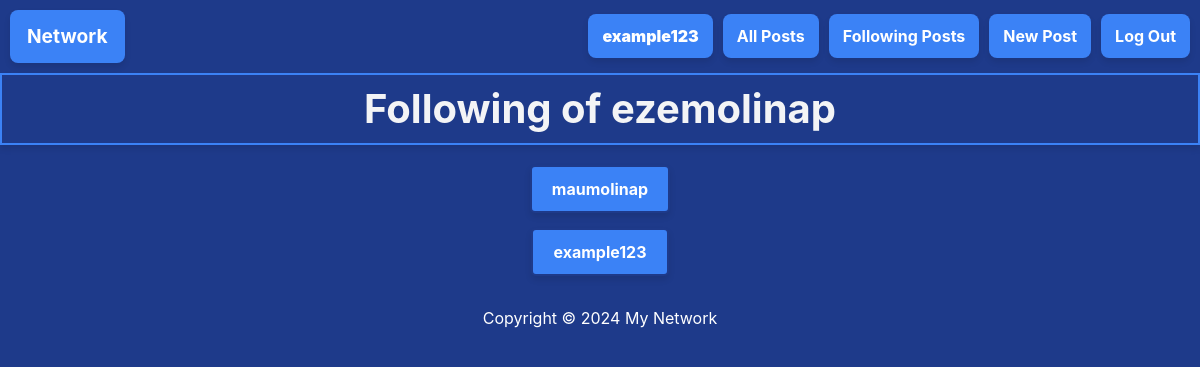
Screenshot of /profile_connections/3/?view=following (signed in) with the database file from the repository.
### network/models.py (models this page shows, shortened)
class User(AbstractUser):
    pass

class Profile(models.Model):
    user = models.OneToOneField(User, on_delete=models.CASCADE, related_name="profile")
    followers = models.ManyToManyField(User, related_name="following", blank=True)

### network/views.py (the view)
# urls.py: path("profile_connections/<int:profile_id>/", views.profile_connections, name="profile_connections"),
def profile_connections(request, profile_id):
    user = get_object_or_404(User, pk=profile_id)
    view_type = request.GET.get('view', 'followers')  # Valor por defecto: 'followers'
    if view_type == 'following':
        profiles = user.following.all()
        title = 'Following'
    else:
        profiles = user.profile.followers.all()
        title = 'Followers'
    return render(request, 'network/profile_connections.html', {
        "username": user,
        "profiles": profiles,
        "title": title,
        "view_type": view_type,
    })

### network/templates/network/profile_connections.html (shortened to what this page needs)
{% extends 'network/layout.html' %}
{% block body %}
    <h1 class="principal-title">{{ title }} of {{ username }}</h1>
    <ul class="profile-list">
        {% for user in profiles %}
            <li class="profile-item">
                {% if view_type == 'following' %}
                    <a href="{% url 'profile' user.user %}" class="profile-link principal-button">{{ user.user }}</a>
                {% else %}
                    <a href="{% url 'profile' user %}" class="profile-link principal-button">{{ user }}</a>
                {% endif %}
            </li>
        {% endfor %}
    </ul>
{% endblock %}

### network/templates/network/layout.html (shortened to what this page needs)
{% load static %}
<!DOCTYPE html>
<html lang="en">
    <head>
        <link rel="stylesheet" href="https://stackpath.bootstrapcdn.com/bootstrap/4.4.1/css/bootstrap.min.css">
        <link href="{% static 'network/styles.css' %}" rel="stylesheet">
    </head>
    <body>
        <nav class="layout-buttons">
            <a class="principal-button" href="{% url 'index' %}">Network</a>
            <div>
              <ul class="ul-button">
                {% if user.is_authenticated %}
                    <li class="layout-item-button">
                        <a class="nav-link" href="{% url 'profile' user.username %}" id="profile"><strong>{{ user.username }}</strong></a>
                    </li>
                {% endif %}
                <li class="layout-item-button">
                  <a class="nav-link" href="{% url 'index' %}">All Posts</a>
                </li>
                {% if user.is_authenticated %}
                    <li class="layout-item-button">
                        <a class="nav-link" href="{% url 'following_posts' %}">Following Posts</a>
                    </li>
                    <li class="layout-item-button">
                        <a class="nav-link" href="{% url 'new_post' %}">New Post</a>
                    </li>
                    <li class="layout-item-button">
                        <a class="nav-link" href="{% url 'logout' %}">Log Out</a>
                    </li>
                {% endif %}
              </ul>
            </div>
          </nav>
        <div class="body">
            {% block body %}
            {% endblock %}
        </div>
        <footer class="footer">
            <div class="footer-content">
                <p>Copyright © 2024 My Network</p>
            </div>
        </footer>
    </body>
</html>

### network/static/network/styles.css (style rules this page uses)
:root { --azul-oscuro: #1E3A8A; --azul-claro: #3B82F6; --blanco: #FFFFFF; --gris-claro: #F3F4F6; --naranja: #F97316; --verde: #10B981; }
.principal-title { color: var(--gris-claro); background-color: var(--azul-oscuro); padding: 10px 20px; text-align: center; font-size: 2.5em; font-weight: bold; box-shadow: 0 4px 6px rgba(0, 0, 0, 0.1); border: 2px solid var(--azul-claro); margin-bottom: 20px; }
.layout-buttons { display: flex; justify-content: space-between; align-items: center; background-color: var(--azul-oscuro); padding: 10px; }
.principal-button, .nav-link { color: var(--blanco); background-color: var(--azul-claro); padding: 10px 15px; text-decoration: none; border-radius: 8px; font-weight: bold; transition: background-color 0.3s ease, border 0.3s ease; box-shadow: 0 4px 6px rgba(0, 0, 0, 0.1); border: 2px solid transparent; }
.ul-button { list-style: none; display: flex; gap: 10px; margin: 0; }
.layout-item-button { display: inline-block; }
.principal-button { font-size: 1.2em; background-color: var(--azul-claro); }
.layout-item-button .nav-link { padding: 8px 12px; }
body { background-color: var(--azul-oscuro); color: var(--blanco); }
.profile-list { list-style-type: none; padding: 0; max-width: 600px; margin: 20px auto; }
.profile-item { margin-bottom: 15px; text-align: center; }
.profile-link { background-color: var(--azul-claro); color: var(--blanco); padding: 10px 20px; text-decoration: none; border: 2px solid var(--azul-oscuro); border-radius: 5px; font-size: 16px; display: inline-block; transition: background-color 0.3s, border 0.3s; }
footer { background-color: var(--azul-oscuro); color: var(--blanco); text-align: center; padding: 10px 0; position: relative; bottom: 0; width: 100%; }
.footer-content p { margin: 0; }

### rows the page displays
User: username "example123"
User: username "ezemolinap"
Profile: user "maumolinap"
Profile: user "example123"

### other values shown
{{ title }} "Following"
